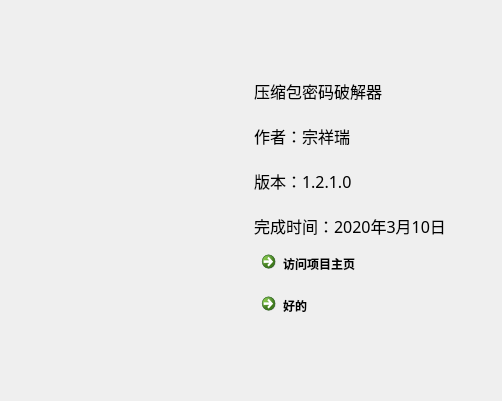
<?xml version="1.0" encoding="UTF-8"?>
<ui version="4.0">
 <class>Dialog</class>
 <widget class="QDialog" name="Dialog">
  <property name="geometry">
   <rect>
    <x>0</x>
    <y>0</y>
    <width>502</width>
    <height>401</height>
   </rect>
  </property>
  <property name="windowTitle">
   <string>关于软件</string>
  </property>
  <property name="windowIcon">
   <iconset>
    <normaloff>../res/icon.ico</normaloff>../res/icon.ico</iconset>
  </property>
  <layout class="QGridLayout" name="gridLayout">
   <item row="1" column="2">
    <widget class="QLabel" name="label_2">
     <property name="sizePolicy">
      <sizepolicy hsizetype="Preferred" vsizetype="Preferred">
       <horstretch>0</horstretch>
       <verstretch>0</verstretch>
      </sizepolicy>
     </property>
     <property name="font">
      <font>
       <family>华文行楷</family>
       <pointsize>12</pointsize>
      </font>
     </property>
     <property name="text">
      <string>压缩包密码破解器

作者：宗祥瑞

版本：1.2.1.0

完成时间：2020年3月10日</string>
     </property>
    </widget>
   </item>
   <item row="3" column="2">
    <widget class="QCommandLinkButton" name="commandLinkButton_2">
     <property name="text">
      <string>好的</string>
     </property>
     <property name="icon">
      <iconset>
       <normaloff>../res/close.png</normaloff>../res/close.png</iconset>
     </property>
    </widget>
   </item>
   <item row="2" column="2">
    <widget class="QCommandLinkButton" name="commandLinkButton">
     <property name="text">
      <string>访问项目主页</string>
     </property>
    </widget>
   </item>
   <item row="0" column="2">
    <spacer name="verticalSpacer">
     <property name="orientation">
      <enum>Qt::Vertical</enum>
     </property>
     <property name="sizeHint" stdset="0">
      <size>
       <width>20</width>
       <height>40</height>
      </size>
     </property>
    </spacer>
   </item>
   <item row="4" column="2">
    <spacer name="verticalSpacer_2">
     <property name="orientation">
      <enum>Qt::Vertical</enum>
     </property>
     <property name="sizeHint" stdset="0">
      <size>
       <width>20</width>
       <height>40</height>
      </size>
     </property>
    </spacer>
   </item>
   <item row="0" column="1" rowspan="5">
    <widget class="QLabel" name="label">
     <property name="text">
      <string/>
     </property>
     <property name="pixmap">
      <pixmap>../res/QRcode.png</pixmap>
     </property>
    </widget>
   </item>
  </layout>
 </widget>
 <resources/>
 <connections>
  <connection>
   <sender>commandLinkButton</sender>
   <signal>clicked()</signal>
   <receiver>Dialog</receiver>
   <slot>on_to_url()</slot>
   <hints>
    <hint type="sourcelabel">
     <x>345</x>
     <y>257</y>
    </hint>
    <hint type="destinationlabel">
     <x>498</x>
     <y>259</y>
    </hint>
   </hints>
  </connection>
  <connection>
   <sender>commandLinkButton_2</sender>
   <signal>clicked()</signal>
   <receiver>Dialog</receiver>
   <slot>close()</slot>
   <hints>
    <hint type="sourcelabel">
     <x>443</x>
     <y>315</y>
    </hint>
    <hint type="destinationlabel">
     <x>499</x>
     <y>314</y>
    </hint>
   </hints>
  </connection>
 </connections>
 <slots>
  <slot>on_to_url()</slot>
 </slots>
</ui>
